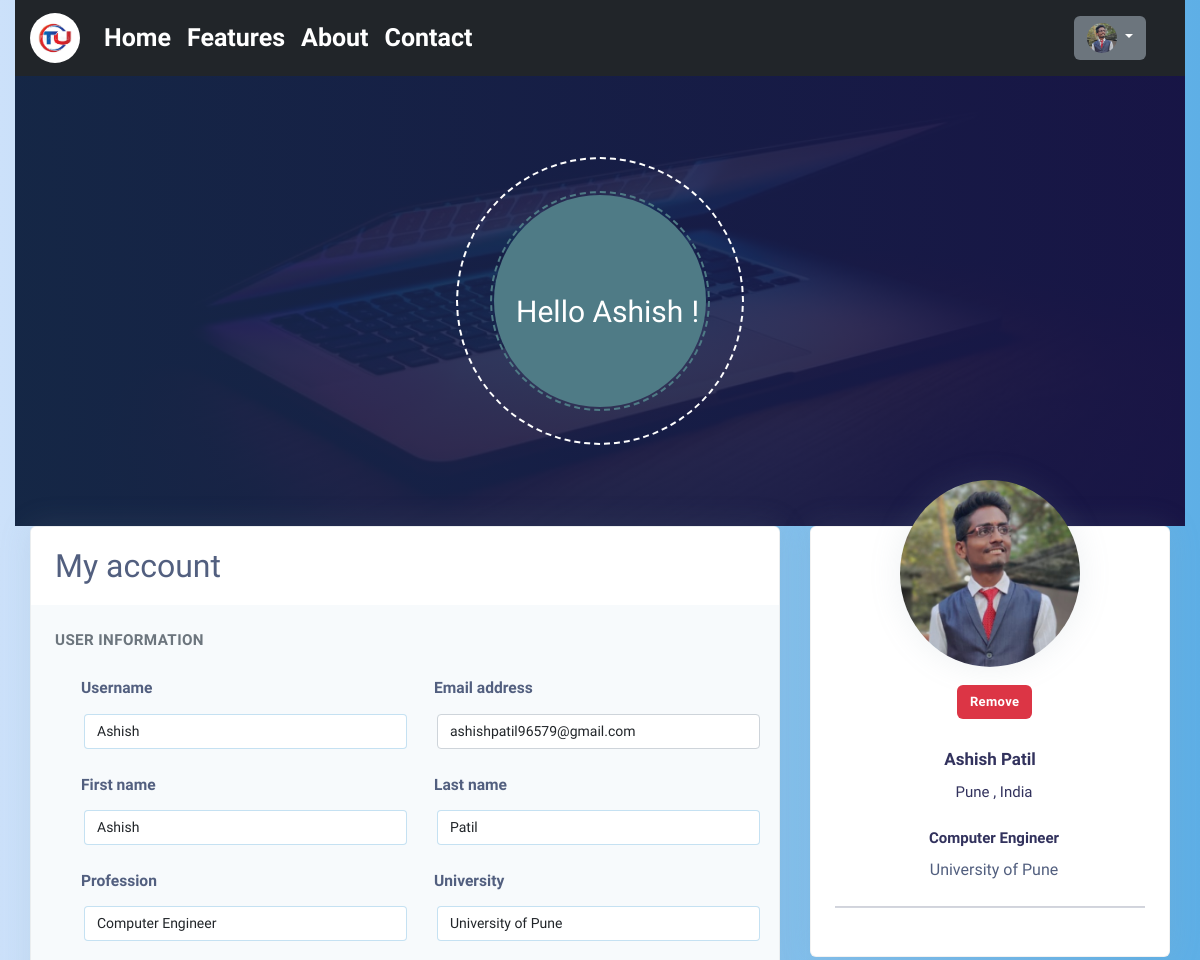
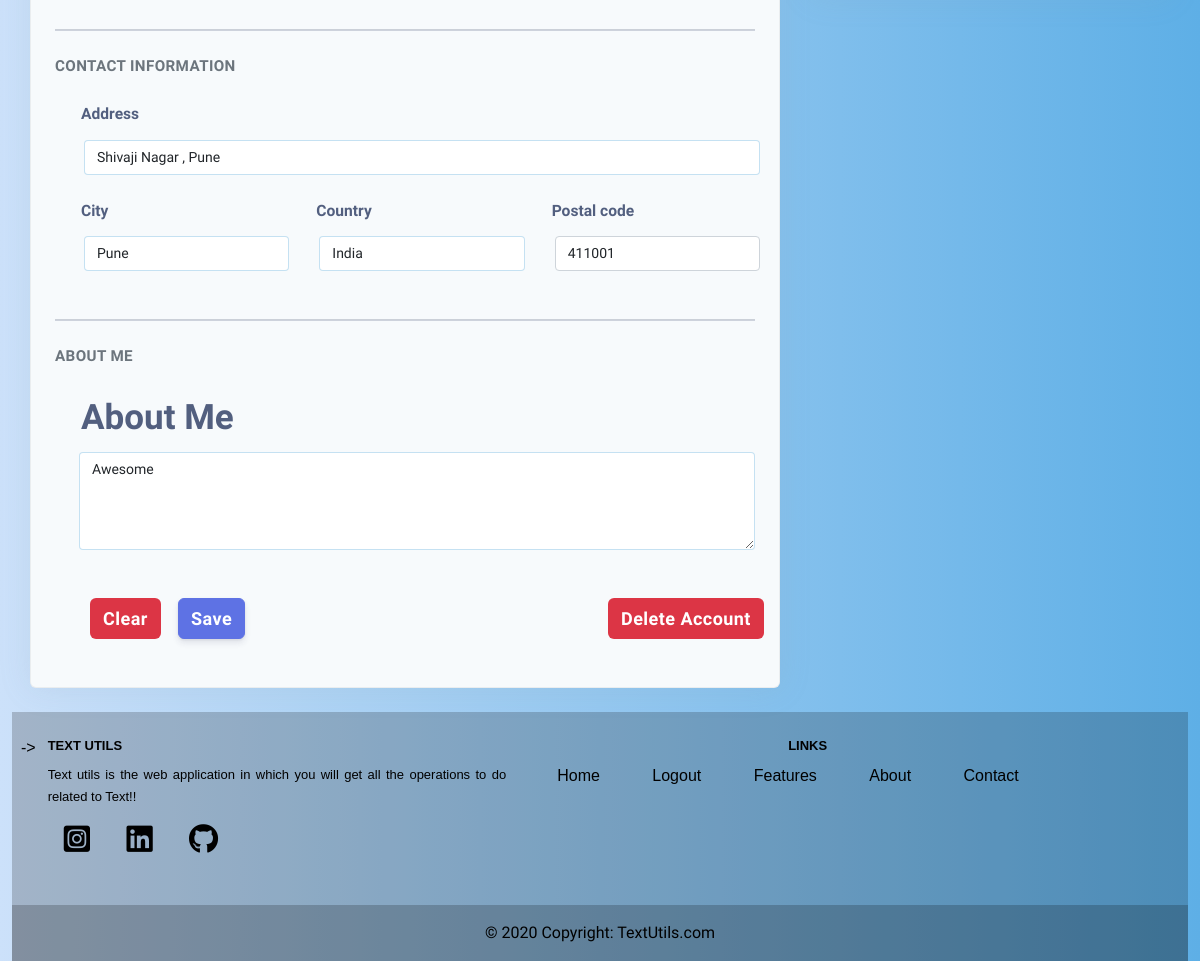
Screenshot of /dashboard/1/ (signed in) with the database file from the repository (2 pictures, top to bottom).
### Utils/models.py (models this page shows, shortened)
class UserProfile(models.Model):
    user_id = models.ForeignKey(to=User, on_delete=models.CASCADE)
    profile_picture = models.FileField(upload_to="Profile_Pictures/", default="no_photo.jpg", blank=True)
    address = models.CharField(max_length=200, blank=True)
    city = models.CharField(max_length=200, blank=True)
    country = models.CharField(max_length=200, blank=True)
    postal_code = models.CharField(max_length=50, blank=True)
    profession = models.CharField(max_length=50, blank=True)
    university = models.CharField(max_length=50, blank=True)
    about_me = models.CharField(max_length=500, blank=True)

### Utils/views.py (the view, shortened to what this page needs)
# urls.py: path('dashboard/<int:id>/', views.Dashboard, name="Dashboard"),
def Dashboard(request, id):
    if not request.user.is_authenticated:
        messages.error(request, "The Page You Are Trying To Visit is Login Protected.")
        return HttpResponseRedirect('/login/')
    user = User.objects.get(pk=id)
    user_profile = UserProfile.objects.get(user_id=id)
    emp_register = Registration_Form(instance=user)
    emp_profile = UserProfileForm(instance=user_profile)
    success = True
    request.session['profile'] = user_profile.profile_picture.url
    return render(request, "Utils/dashboard.html", {'register' : emp_register, 'profile' : emp_profile, 'user_profile' : user_profile, 'success' : success})

### Utils/templates/Utils/dashboard.html (shortened to what this page needs)
{% extends 'Utils/index.html' %}
{% load static %}
{% block css %}
<link rel="stylesheet" href="{% static 'Utils/Css/dashboard.css' %}">
{% endblock css %}
{% block div %}
<div>
    <div class="header pb-5 pt-5 pt-lg-12 d-flex align-items-center"
        style="min-height: 450px; background-image: url({% static 'Utils/Images/profile-cover.jpeg' %}); background-size: cover; background-position: center top;">
        <div class="container-fluid d-flex align-items-center">
            <div class="col-lg-12 col-md-12 text-center">
                <h1 class="ml8">
                    <span class="letters-container">
                        <span style="width: 180px;" class="letters letters-left">Hello {{ request.user.first_name }}<span class="letters bang">!</span></span>
                    </span>
                    <span class="circle circle-dark"></span>
                    <span class="circle circle-container"></span>
                </h1>
            </div>
        </div>
    </div>
    <form class="container-fluid mt-7 form-group" method="POST" enctype="multipart/form-data" NOVALIDATE>
        <div class="row">
            <div class="col-xl-4 order-xl-2 mb-5 mb-xl-0">
                <div class="card card-profile shadow">
                    <div class="row justify-content-center">
                        <div class="col-lg-3 order-lg-2">
                            <div class="card-profile-image">
                                <a href="#">
                                    <label for="id_profile_picture"><img class="rounded-circle"
                                            src="{{ user_profile.profile_picture.url }}" alt="Profile Picture"></label>
                                </a>
                                {% if user_profile.profile_picture != "no_photo.jpg" %}
                                <div class="text-center align-items-center">
                                    <a href="{% url 'Remove' request.user.id %}"><button type="button" id="remove"
                                            class="btn btn-danger mb-4">Remove</button></a>
                                </div>
                                {% endif %}
                            </div>
                        </div>
                    </div>
                    <div class="card-body pt-0">
                        <div class="text-center">
                            <h3>
                                {{ request.user.first_name }} {{ request.user.last_name }}
                            </h3>
                            <div class="h4 font-weight-300">
                                {{ profile.city.value }}
                                {% if profile.city.value %} , {% endif %}
                                {{ profile.country.value }}
                            </div>
                            <div class="h4 mt-4">
                                {{ profile.profession.value }}
                            </div>
                            <div>
                                {{ profile.university.value }}
                            </div>
                            <hr class="my-4">
                        </div>
                    </div>
                </div>
            </div>
            <div class="col-xl-8 order-xl-1">
                <div class="card bg-secondary shadow">
                    <div class="card-header bg-white border-0">
                        <div class="row align-items-center">
                            <div class="col-8">
                                <h2 class="mb-0">My account</h2>
                            </div>
                        </div>
                    </div>
                    <div class="card-body">
                        <h4 class="heading text-muted mb-4">User information</h4>
                        <div class="pl-lg-4">
                            <div class="row">
                                <div class="col-lg-6">
                                    <div class="form-group focused">
                                        <label class="form-control-label" for="id_username">Username</label>
                                        {{ register.username }}
                                    </div>
                                </div>
                                <div class="col-lg-6">
                                    <div class="form-group">
                                        <label class="form-control-label" for="id_email">Email address</label>
                                        {{ register.email }}
                                    </div>
                                </div>
                            </div>
                            <div class="row">
                                <div class="col-lg-6">
                                    <div class="form-group focused">
                                        <label class="form-control-label" for="id_first_name">First name</label>
                                        {{ register.first_name }}
                                    </div>
                                </div>
                                <div class="col-lg-6">
                                    <div class="form-group focused">
                                        <label class="form-control-label" for="id_last_name">Last name</label>
                                        {{ register.last_name }}
                                    </div>
                                </div>
                            </div>
                            <div class="row">
                                <div class="col-lg-6">
                                    <div class="form-group focused">
                                        <label class="form-control-label" for="id_profession">Profession</label>
                                        {{ profile.profession }}
                                    </div>
                                </div>
                                <div class="col-lg-6">
                                    <div class="form-group focused">
                                        <label class="form-control-label" for="input-university">University</label>
                                        {{ profile.university }}
                                    </div>
                                </div>
                            </div>
                        </div>
                        <hr class="my-4">
                        <h4 class="heading text-muted mb-4">Contact information</h4>
                        <div class="pl-lg-4">
                            <div class="row">
                                <div class="col-md-12">
                                    <div class="form-group focused">
                                        <label class="form-control-label" for="input-address">Address</label>
                                        {{ profile.address }}
                                    </div>
                                </div>
                            </div>
                            <div class="row">
                                <div class="col-lg-4">
                                    <div class="form-group focused">
                                        <label class="form-control-label" for="input-city">City</label>
                                        {{ profile.city }}
                                    </div>
                                </div>
                                <div class="col-lg-4">
                                    <div class="form-group focused">
                                        <label class="form-control-label" for="input-country">Country</label>
                                        {{ profile.country }}
                                    </div>
                                </div>
                                <div class="col-lg-4">
                                    <div class="form-group">
                                        <label class="form-control-label" for="input-country">Postal code</label>
                                        {{ profile.postal_code }}
                                    </div>
                                </div>
                            </div>
                        </div>
                        <hr class="my-4">
                        <h4 class="heading text-muted mb-4">About me</h4>
                        <div class="pl-lg-4">
                            <div class="form-group focused">
                                <label>About Me</label>
                                {{ profile.about_me }}
                            </div>
                        </div>
                        <div style="margin-left: 18px;" class="row">
                            <div class="col-md-9">
                                <input style="font-size: 18px;" type="reset" class="btn btn-danger my-4" value="Clear">
                                <input style="font-size: 18px;" type="submit" class="btn btn-primary my-4" value="Save">
                            </div>
                            {% if perms.auth.delete_user %}
                            <div class="col-md-3">
                                <a onclick="check()" id="delete" href="{% url 'Delete_User' request.user.id %}"><button
                                        type="button" style="font-size: 18px;" class="btn btn-danger my-4">Delete
                                        Account</button></a>
                            </div>
                            {% endif %}
                        </div>
                    </div>
                </div>
            </div>
        </div>
    </form>
</div>
{% endblock div %}

### rows the page displays
UserProfile: profile_picture (picture), city.value "Pune", country.value "India", profession.value "Computer Engineer", university.value "University of Pune", profession "Computer Engineer", university "University of Pune", address "Shivaji Nagar , Pune", city "Pune", country "India", postal_code "411001", about_me "Awesome"

### other values shown
{{ request.user.first_name }} "Ashish"
{{ request.user.last_name }} "Patil"
